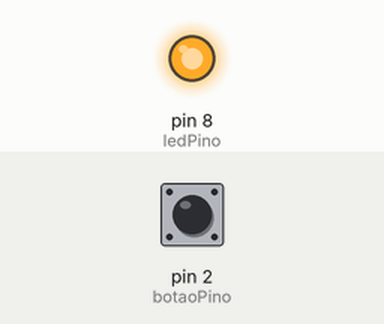
Recording of a sketch running on a simulated Arduino Uno, built with avr-gcc and run on an emulated ATmega328P. On the bench: output pins drawn as LEDs (lit = HIGH). The inputs (shaded band) are chosen by the test bench; at power-on: pin 2 (botaoPino) LOW.

Above: at 1.2 s.
1.3 s: pin 2 (botaoPino) pulled HIGH for 0.15 s
At 1.37 s:
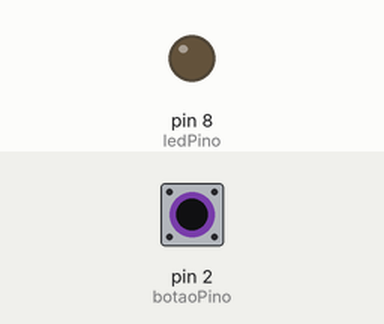
2.9 s: pin 2 (botaoPino) pulled HIGH for 3.2 s
At 6.9 s:
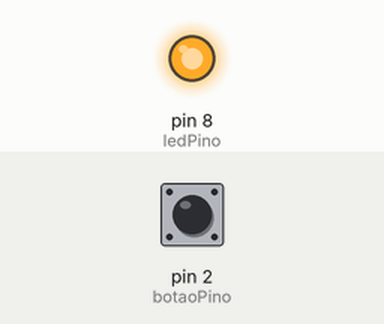
Timing chart, 0 to 8.4 s (numbered marks = the images above; inputs shaded):
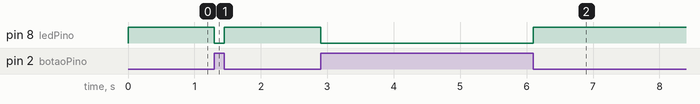

The sketch:

botaoNaoLed.ino
```cpp
int ledPino = 8;
int botaoPino = 2;
int botao = 0;

void setup() {
  // put your setup code here, to run once:
  pinMode(ledPino, OUTPUT);
  pinMode(botaoPino, INPUT);

  digitalWrite(ledPino, HIGH);
}

void loop() {
  // put your main code here, to run repeatedly:
  botao = digitalRead(botaoPino);

  if(botao == HIGH){
    digitalWrite(ledPino, LOW);
  }
  else{
    digitalWrite(ledPino, HIGH);
  }
}
```

Measured:
- after the input at 1.3 s, pin 8 (ledPino): HIGH → LOW at once, → HIGH 0.15 s later
- after the input at 2.9 s, pin 8 (ledPino): HIGH → LOW at once, → HIGH 3.2 s later
